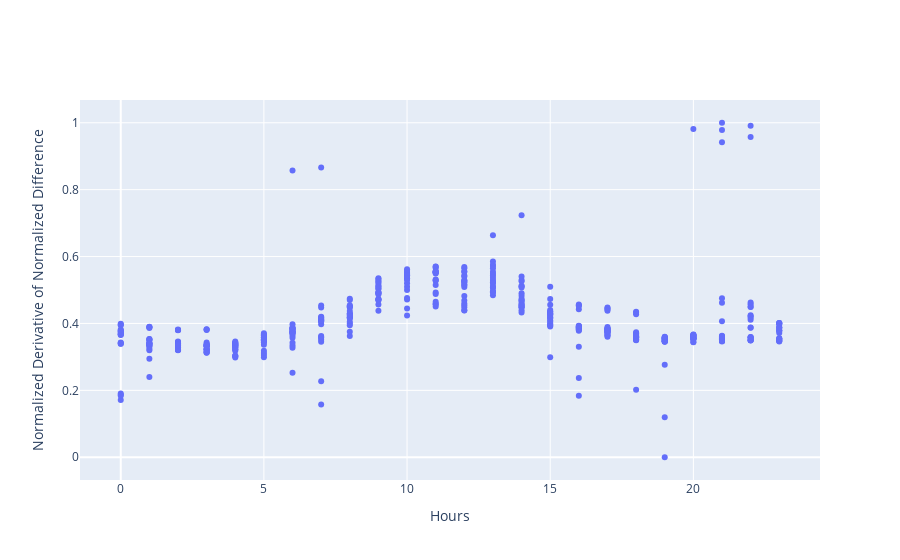

Notebook code cell kept with this figure:
### Code cell
fig = go.Figure()
fig.add_trace(go.Scatter(
                    x=deriv.index.hour,
                    y=normalize(deriv.values), 
                    mode='markers',
                    name="Normalized Derivative of Normalized Difference"
                ))

fig.update_layout(xaxis_title='Hours',
                  yaxis_title='Normalized Derivative of Normalized Difference',)

### Figure 1 — Plotly figure (JSON) as saved in the notebook; plotly's stock layout.template omitted (floating-point values rounded to 4 significant figures; data arrays with more than 128 entries replaced by an {"elided": "..."} marker saying what was removed)
{"data": [{"mode": "markers", "name": "Normalized Derivative of Normalized Difference", "type": "scatter", "x": {"elided": "480 int values"}, "y": {"elided": "480 float values"}}], "layout": {"xaxis": {"title": {"text": "Hours"}}, "yaxis": {"title": {"text": "Normalized Derivative of Normalized Difference"}}}}
